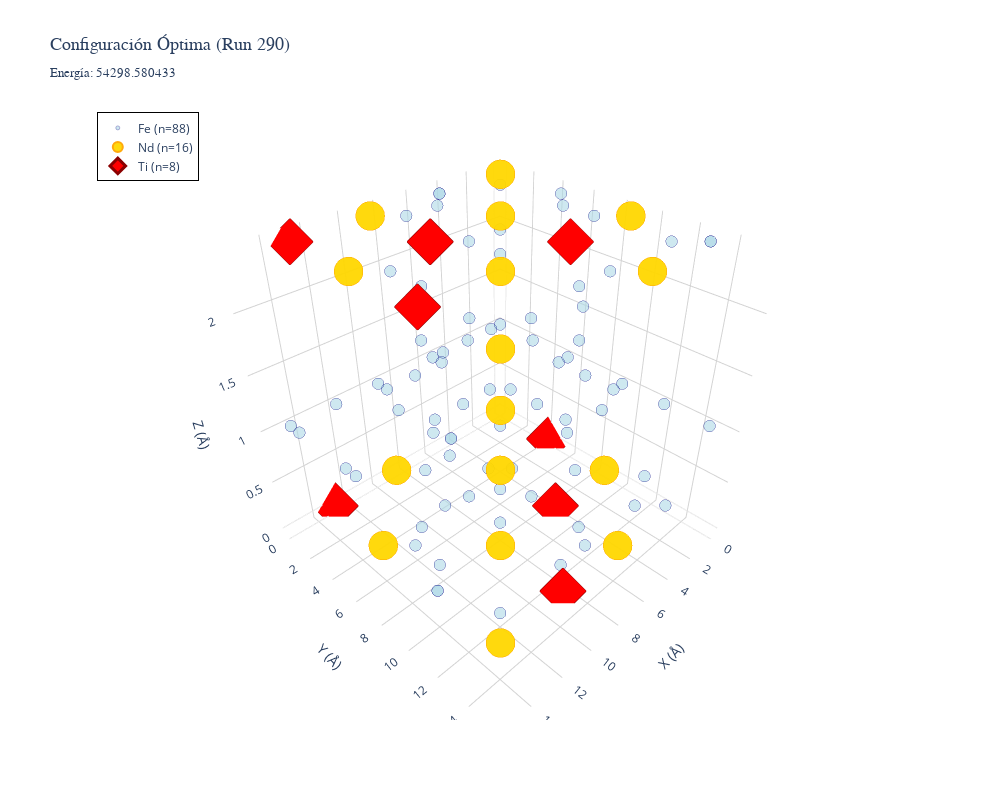

Source (notebook cell):
### Markdown cell above
### 6.1 Configuración Óptima (3D Interactivo)

### Code cell
# Visualización 3D de la configuración óptima
fig_optimo = plot_configuration_3d_plotly(
    Fe_candidate_positions,
    Nd_positions,
    best_run['Ti_indices'],
    best_run['energia_final'],
    title=f"Configuración Óptima (Run {best_run['run_id']})"
)
fig_optimo.show()

print(f"\n✓ Configuración óptima: 8 Ti (rojo) optimizados por SA")
print(f"  Índices Ti: {best_run['Ti_indices']}")

### Figure 1 — Plotly figure (JSON) as saved in the notebook; plotly's stock layout.template omitted (floating-point values rounded to 4 significant figures)
{"data": [{"hovertemplate": "<b>Fe</b><br>X: %{x:.3f} Å<br>Y: %{y:.3f} Å<br>Z: %{z:.3f} Å<extra></extra>", "marker": {"color": "lightblue", "line": {"color": "navy", "width": 0.5}, "opacity": 0.6, "size": 4}, "mode": "markers", "name": "Fe (n=88)", "type": "scatter3d", "x": [2.503, 6.089, 8.592, 0.0, 11.09, 1.793, 12.89, 4.296, 6.089, 2.503, 8.592, 0.0, 1.793, 11.09, 12.89, 4.296, 4.296, 12.89, 8.592, 0.0, 0.0, 12.89, 8.592, 0.0, 0.0, 4.296, 5.484, 11.7, 1.206, 7.398, 7.398, 1.206, 11.7, 5.484, 11.7, 5.484, 7.398, 1.206, 1.206, 7.398, 5.484, 11.7, 15.39, 10.39, 6.807, 1.793, 10.39, 1.793, 6.807, 15.39, 1.793, 6.807, 15.39, 11.09, 6.089, 11.09, 2.503, 6.807, 11.09, 6.089, 2.503, 10.39, 15.39, 10.39, 6.807, 2.503, 15.39, 6.089, 12.89, 4.296, 12.89, 4.296, 4.296, 8.592, 8.592, 0.0, 12.89, 4.296, 1.206, 7.398, 5.484, 11.7, 11.7, 5.484, 7.398, 1.206, 1.206, 7.398], "y": [8.592, 0.0, 2.503, 6.089, 4.296, 12.89, 11.09, 1.793, 8.592, 0.0, 6.089, 2.503, 4.296, 12.89, 1.793, 11.09, 0.0, 8.592, 4.296, 12.89, 4.296, 0.0, 12.89, 4.296, 12.89, 0.0, 5.484, 11.7, 11.7, 1.206, 1.206, 11.7, 11.7, 5.484, 5.484, 11.7, 7.398, 1.206, 1.206, 7.398, 11.7, 5.484, 6.089, 1.793, 11.09, 6.807, 11.09, 15.39, 1.793, 6.807, 10.39, 6.089, 1.793, 6.807, 1.793, 10.39, 6.807, 2.503, 15.39, 6.807, 10.39, 2.503, 11.09, 6.089, 15.39, 1.793, 2.503, 10.39, 8.592, 0.0, 0.0, 8.592, 8.592, 12.89, 4.296, 12.89, 8.592, 0.0, 7.398, 11.7, 1.206, 7.398, 7.398, 1.206, 11.7, 7.398, 5.484, 5.484], "z": [1.202, 1.202, 1.202, 1.202, 1.202, 1.202, 1.202, 1.202, 1.202, 1.202, 1.202, 1.202, 1.202, 1.202, 1.202, 1.202, 0.0, 0.0, 0.0, 0.0, 0.0, 0.0, 2.404, 2.404, 2.404, 2.404, 0.0, 0.0, 0.0, 0.0, 2.404, 2.404, 2.404, 2.404, 2.404, 2.404, 2.404, 2.404, 0.0, 0.0, 0.0, 0.0, 1.202, 1.202, 1.202, 1.202, 1.202, 1.202, 1.202, 1.202, 1.202, 1.202, 1.202, 1.202, 1.202, 1.202, 1.202, 1.202, 1.202, 1.202, 1.202, 1.202, 1.202, 1.202, 1.202, 1.202, 1.202, 1.202, 2.404, 0.0, 2.404, 0.0, 2.404, 0.0, 2.404, 2.404, 0.0, 2.404, 2.404, 2.404, 2.404, 2.404, 0.0, 0.0, 0.0, 0.0, 2.404, 2.404]}, {"hovertemplate": "<b>Nd</b><br>X: %{x:.3f} Å<br>Y: %{y:.3f} Å<br>Z: %{z:.3f} Å<extra></extra>", "marker": {"color": "gold", "line": {"color": "orange", "width": 2}, "opacity": 0.95, "size": 10}, "mode": "markers", "name": "Nd (n=16)", "type": "scatter3d", "x": [8.592, 0.0, 8.592, 0.0, 12.89, 4.296, 12.89, 4.296, 4.296, 12.89, 4.296, 12.89, 0.0, 8.592, 0.0, 8.592], "y": [8.592, 8.592, 0.0, 0.0, 4.296, 4.296, 12.89, 12.89, 12.89, 12.89, 4.296, 4.296, 0.0, 0.0, 8.592, 8.592], "z": [0.0, 2.404, 2.404, 0.0, 0.0, 2.404, 2.404, 0.0, 2.404, 0.0, 0.0, 2.404, 2.404, 0.0, 0.0, 2.404]}, {"hovertemplate": "<b>Ti</b><br>X: %{x:.3f} Å<br>Y: %{y:.3f} Å<br>Z: %{z:.3f} Å<extra></extra>", "marker": {"color": "red", "line": {"color": "darkred", "width": 3}, "opacity": 1, "size": 12, "symbol": "diamond"}, "mode": "markers", "name": "Ti (n=8)", "type": "scatter3d", "x": [8.592, 4.296, 4.296, 12.89, 8.592, 12.89, 12.89, 0.0], "y": [12.89, 8.592, 8.592, 0.0, 4.296, 8.592, 0.0, 4.296], "z": [0.0, 0.0, 2.404, 2.404, 2.404, 2.404, 0.0, 0.0]}], "layout": {"height": 800, "hovermode": "closest", "legend": {"bgcolor": "rgba(255,255,255,0.9)", "bordercolor": "black", "borderwidth": 1, "x": 0.02, "y": 0.98}, "scene": {"aspectmode": "cube", "xaxis": {"backgroundcolor": "white", "gridcolor": "lightgray", "title": {"text": "X (Å)"}}, "yaxis": {"backgroundcolor": "white", "gridcolor": "lightgray", "title": {"text": "Y (Å)"}}, "zaxis": {"backgroundcolor": "white", "gridcolor": "lightgray", "title": {"text": "Z (Å)"}}}, "showlegend": true, "title": {"font": {"family": "Arial", "size": 18}, "text": "Configuración Óptima (Run 290)<br><sub>Energía: 54298.580433</sub>"}, "width": 1000}}
